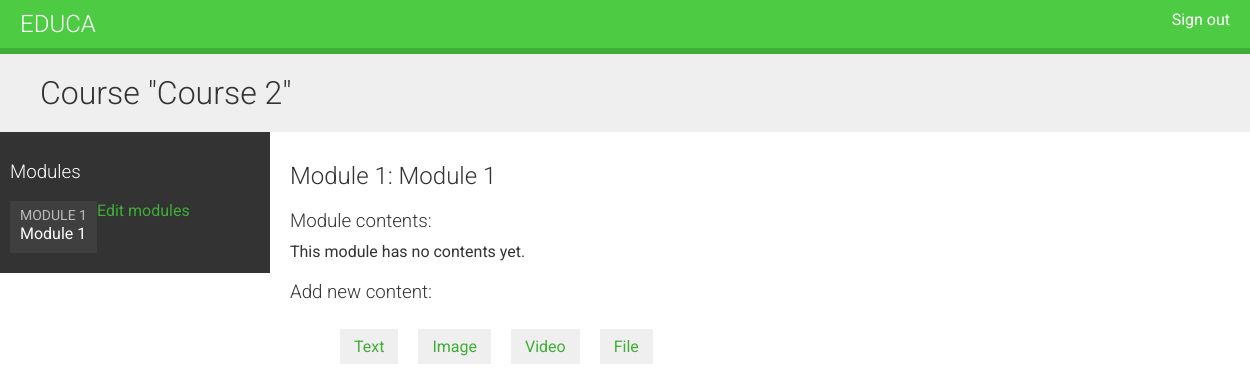
The app's page /course/module/5/ (signed in), older data.
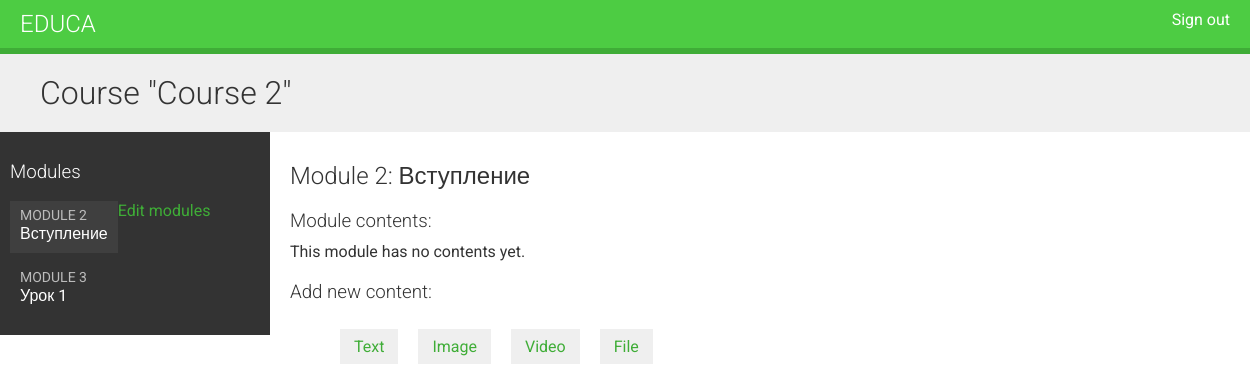
The same page, newer data.
### courses/models.py (models this page shows, shortened)
class Module(models.Model):
    course = models.ForeignKey(Course, related_name='modules', on_delete=models.CASCADE)
    title = models.CharField(max_length=200)
    description = models.TextField(blank=True)
    order = OrderField(blank=True, for_fields=['course'])
    class Meta:
        ordering = ['order']

### courses/views.py (the view)
# urls.py: path('module/<int:module_id>/', views.ModuleContentListView.as_view(), name='module_content_list'),
class ModuleContentListView(TemplateResponseMixin, View):
    template_name = 'manage/module/content_list.html'
    def get(self, request, module_id):
        module = get_object_or_404(Module, id=module_id, course__owner=request.user)
        return self.render_to_response({'module': module})

### courses/templates/manage/module/content_list.html (shortened to what this page needs)
{% extends "base.html" %}
{% load course %}
{% block content %}
{% with course=module.course %}
<h1>Course "{{ course.title }}"</h1>
<div class="contents">
    <h3>Modules</h3>
    <ul id="modules">
        {% for m in course.modules.all %}
        <li data-id="{{ m.id }}" {% if m == module %} class="selected" {% endif %}>
            <a href="{% url 'module_content_list' m.id %}">
            <span>Module <span class="order">{{ m.order|add:1 }}</span>
            </span>
                <br>
                {{ m.title }}
            </a>
        </li>
        {% empty %}
        <li>No modules yet.</li>
        {% endfor %}
    </ul>
    <p><a href="{% url 'course_module_update' course.id %}">Edit modules</a></p>
</div>
<div class="module">
    <h2>Module {{ module.order|add:1 }}: {{ module.title }}</h2>
    <h3>Module contents:</h3>
    <div id="module-contents">
        {% for content in module.contents.all %}
        <div data-id="{{ content.id }}">
            {% with item=content.item %}
            <p>{{ item }} ({{ item|model_name }})</p>
            <a href="{% url 'module_content_update' module.id item|model_name item.id %}">Edit</a>
            <form action="{% url 'module_content_delete' content.id %}" method="post">
                <input type="submit" value="Delete">
                {% csrf_token %}
            </form>
            {% endwith %}
        </div>
        {% empty %}
        <p>This module has no contents yet.</p>
        {% endfor %}
    </div>
    <h3>Add new content:</h3>
    <ul class="content-types">
        <li><a href="{% url 'module_content_create' module.id 'text' %}">
            Text</a></li>
        <li><a href="{% url 'module_content_create' module.id 'image' %}">
            Image</a></li>
        <li><a href="{% url 'module_content_create' module.id 'video' %}">
            Video</a></li>
        <li><a href="{% url 'module_content_create' module.id 'file' %}">
            File</a></li>
    </ul>
</div>
{% endwith %}
{% endblock %}

Row changes from the older to the newer data that the page shows:
changed Module: order|add "1" → "2"; title "Module 1" → "Вступление"
added Module: order|add "3", title "Урок 1"
